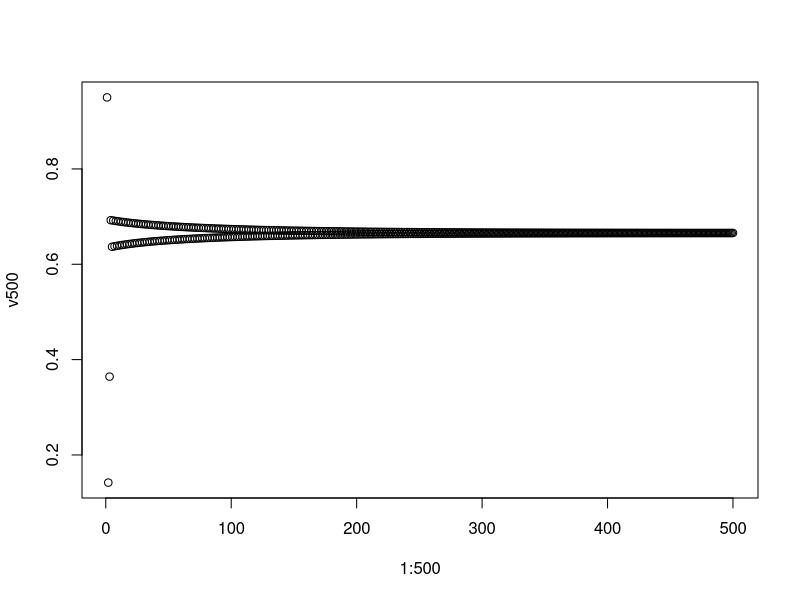

This figure's R source:
#Autor: XuSheng Zheng

#----------------------------------------------------------------------------------
#Ejercicio propuesto
dif.eq <- function(x1,r,n){
  v <- vector("numeric",n)
  v[1] <- x1
  for(i in 1:(n-1))
    v[i+1]<-r*v[i]*(1-v[i])
    
  return(v)
}

#----------------------------------------------------------------------------------
#a)
dif.eq(0.4,2,10)

#----------------------------------------------------------------------------------
#b)
v500 <- dif.eq(0.95, 2.99, 500)
plot(1:500,v500)

#----------------------------------------------------------------------------------
#c)
dif.eq2 <- function(x1,r){
  
  v <- c(x1, r*x1*(1-x1))
  i <- 2
  
  while ( abs(v[i]-v[i-1])>=0.02 ){
    v[i+1]<-r*v[i]*(1-v[i])
    i <- i+1
  }
    
  return( list(v=v, n=i-1) )
}

dif.eq2(0.95, 2.99)
